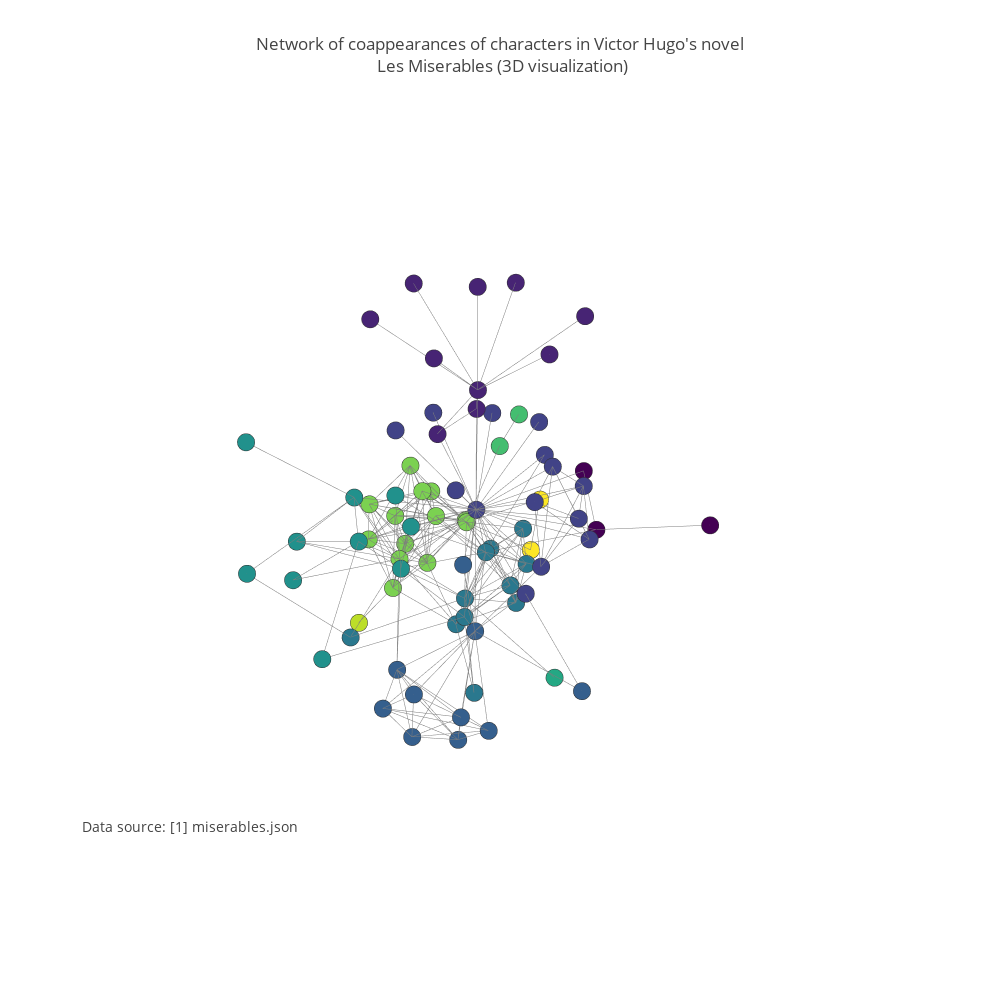

Write notebook code for a chart like this one.
### Code cell
data=Data([trace1, trace2])
fig=Figure(data=data, layout=layout)

py.offline.iplot(fig, filename='Les-Miserables')

### Figure 1 — Plotly figure (JSON) as saved in the notebook; plotly's stock layout.template omitted (floating-point values rounded to 4 significant figures; data arrays with more than 128 entries replaced by an {"elided": "..."} marker saying what was removed)
{"data": [{"hoverinfo": "none", "line": {"color": "rgb(125,125,125)", "width": 1}, "mode": "lines", "type": "scatter3d", "x": {"elided": "762 float values"}, "y": {"elided": "762 float values"}, "z": {"elided": "762 float values"}}, {"hoverinfo": "text", "marker": {"color": [1, 1, 1, 1, 1, 1, 1, 1, 1, 1, 2, 2, 3, 2, 2, 2, 3, 3, 3, 3, 3, 3, 3, 3, 4, 4, 5, 4, 0, 2, 3, 2, 2, 2, 2, 2, 2, 2, 2, 4, 6, 4, 4, 5, 0, 0, 7, 7, 8, 5, 5, 5, 5, 5, 5, 8, 5, 8, 8, 8, 8, 8, 8, 8, 8, 8, 8, 9, 4, 4, 4, 4, 5, 10, 10, 4, 8], "colorscale": "Viridis", "line": {"color": "rgb(50,50,50)", "width": 0.5}, "size": 6, "symbol": "dot"}, "mode": "markers", "name": "actors", "text": ["Myriel", "Napoleon", "Mlle.Baptistine", "Mme.Magloire", "CountessdeLo", "Geborand", "Champtercier", "Cravatte", "Count", "OldMan", "Labarre", "Valjean", "Marguerite", "Mme.deR", "Isabeau", "Gervais", "Tholomyes", "Listolier", "Fameuil", "Blacheville", "Favourite", "Dahlia", "Zephine", "Fantine", "Mme.Thenardier", "Thenardier", "Cosette", "Javert", "Fauchelevent", "Bamatabois", "Perpetue", "Simplice", "Scaufflaire", "Woman1", "Judge", "Champmathieu", "Brevet", "Chenildieu", "Cochepaille", "Pontmercy", "Boulatruelle", "Eponine", "Anzelma", "Woman2", "MotherInnocent", "Gribier", "Jondrette", "Mme.Burgon", "Gavroche", "Gillenormand", "Magnon", "Mlle.Gillenormand", "Mme.Pontmercy", "Mlle.Vaubois", "Lt.Gillenormand", "Marius", "BaronessT", "Mabeuf", "Enjolras", "Combeferre", "Prouvaire", "Feuilly", "Courfeyrac", "Bahorel", "Bossuet", "Joly", "Grantaire", "MotherPlutarch", "Gueulemer", "Babet", "Claquesous", "Montparnasse", "Toussaint", "Child1", "Child2", "Brujon", "Mme.Hucheloup"], "type": "scatter3d", "x": [3.778, 3.713, 4.222, 3.502, 3.66, 4.626, 2.842, 2.757, 4.725, 3.844, 4.59, 3.843, 4.814, 2.804, 3.572, 2.954, 5.305, 5.945, 5.512, 5.713, 5.806, 5.269, 5.167, 4.711, 4.364, 4.031, 4.779, 3.867, 2.83, 3.971, 4.57, 4.307, 4.224, 2.708, 3.578, 3.958, 3.428, 3.063, 3.287, 5.121, 3.476, 3.865, 4.215, 4.905, 2.576, 1.918, 1.03, 2.026, 3.22, 4.94, 5.842, 4.764, 6.071, 5.504, 5.259, 4.333, 5.31, 4.081, 3.602, 4.066, 3.11, 3.917, 3.522, 3.579, 3.575, 3.574, 2.9, 4.157, 3.188, 3.419, 3.547, 2.958, 4.772, 2.203, 1.917, 3.049, 2.66], "y": [0.8548, 0.8038, 0.7006, 0.5381, -0.2321, 0.2437, 1.461, 0.3965, 1.277, 1.891, 1.366, 0.8675, 1.693, 0.8342, -0.1106, 0.2246, 1.115, 1.681, 2.367, 1.823, 2.021, 2.039, 2.402, 1.739, 1.198, 0.8462, 0.6353, 1.039, 1.785, 1.982, 3.111, 2.082, 0.002434, 0.8496, 2.132, 1.856, 1.615, 1.753, 2.059, 0.008846, 1.809, 0.4875, 1.17, 1.016, 1.343, 2.699, -1.184, -0.5807, 0.02551, 0.1183, 0.4989, -0.1339, -0.4039, -0.9796, -0.6545, 0.04343, -0.7832, -0.4647, -0.1135, -0.9145, -1.16, -1.033, -0.4222, -0.956, -0.3809, -0.7952, -1.011, -1.202, 1.04, 0.6539, 1.12, 0.7552, 0.6232, 0.1934, 0.0779, 0.7388, -0.6011], "z": [7.435, 8.53, 7.028, 6.976, 8.248, 8.301, 8.153, 8.177, 8.282, 8.228, 6.815, 5.957, 6.182, 6.645, 6.697, 6.578, 4.67, 4.968, 5.033, 4.479, 5.314, 4.255, 4.598, 5.254, 4.899, 4.762, 5.513, 5.464, 5.629, 5.844, 5.253, 5.734, 6.781, 6.169, 6.343, 6.603, 6.68, 6.326, 5.88, 4.308, 3.751, 4.025, 3.566, 6.35, 6.109, 5.694, 5.214, 5.372, 5.033, 5.697, 4.775, 6.084, 5.586, 6.758, 5.454, 5.072, 4.835, 4.18, 5.251, 4.714, 5.289, 5.129, 4.302, 4.816, 5.48, 4.443, 4.851, 3.167, 4.916, 5.064, 4.836, 5.176, 6.482, 4.132, 4.768, 4.032, 4.459]}], "layout": {"annotations": [{"font": {"size": 14}, "showarrow": false, "text": "Data source: <a href='http://bost.ocks.org/mike/miserables/miserables.json'>[1] miserables.json</a>", "x": 0, "xanchor": "left", "xref": "paper", "y": 0.1, "yanchor": "bottom", "yref": "paper"}], "height": 1000, "hovermode": "closest", "margin": {"t": 100}, "scene": {"xaxis": {"showbackground": false, "showgrid": false, "showline": false, "showticklabels": false, "title": "", "zeroline": false}, "yaxis": {"showbackground": false, "showgrid": false, "showline": false, "showticklabels": false, "title": "", "zeroline": false}, "zaxis": {"showbackground": false, "showgrid": false, "showline": false, "showticklabels": false, "title": "", "zeroline": false}}, "showlegend": false, "title": "Network of coappearances of characters in Victor Hugo's novel<br> Les Miserables (3D visualization)", "width": 1000}}
